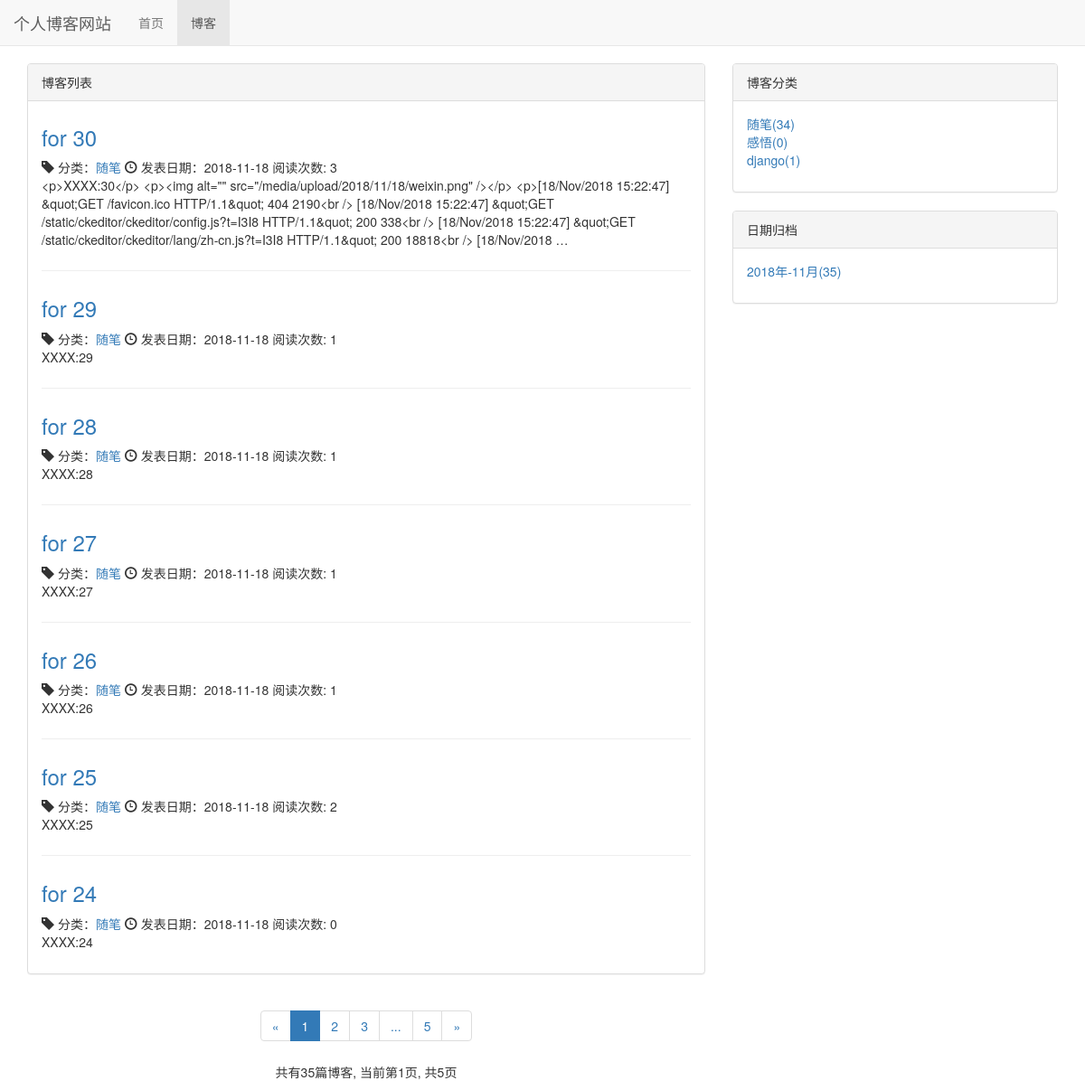
The page /blog/ on the database as committed earlier.
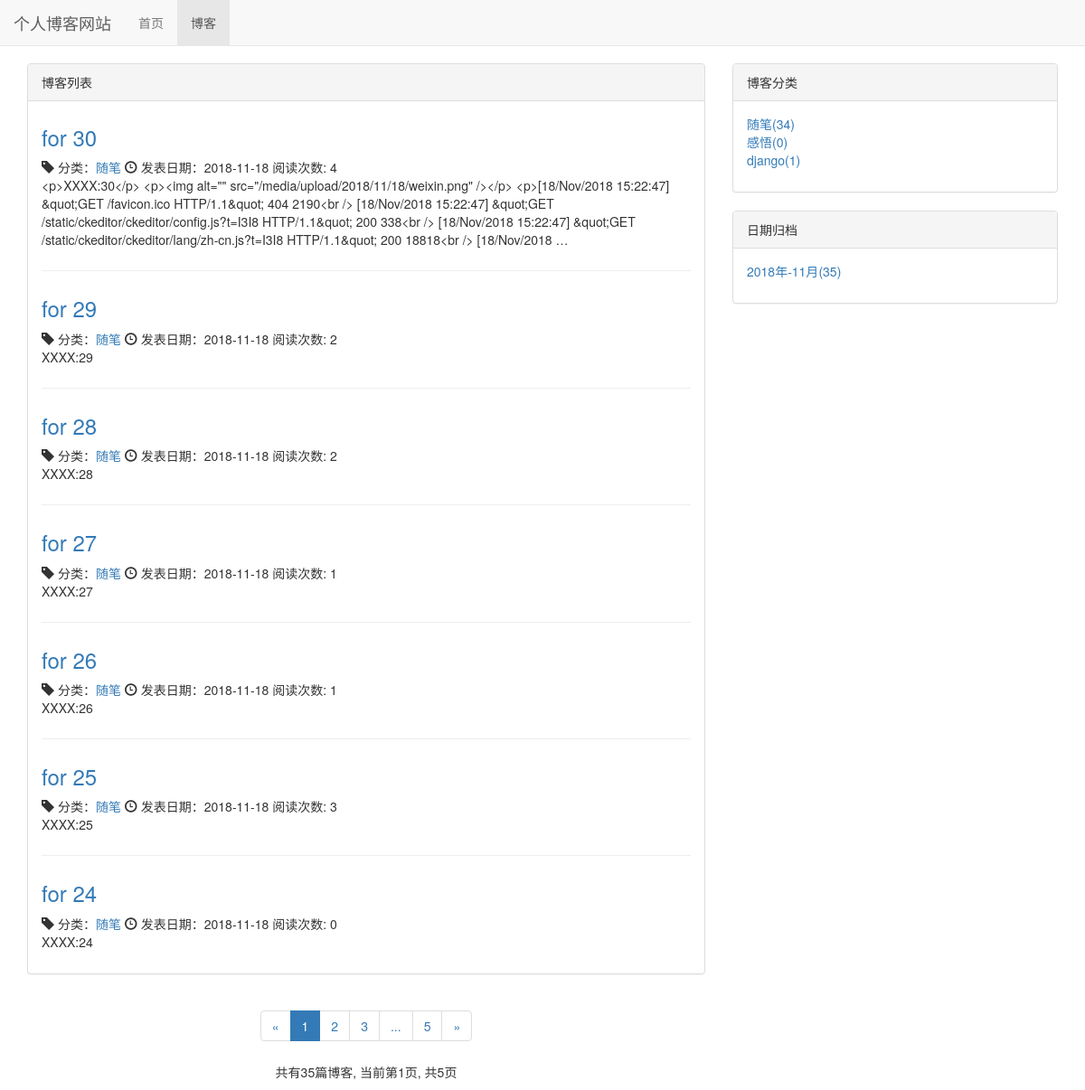
The same page on the database as committed later.
### blog/models.py (models this page shows, shortened)
class Blog(models.Model, ReadNumExpandMethod):
    title = models.CharField(max_length = 50)
    blog_type = models.ForeignKey(BlogType, on_delete=models.DO_NOTHING)
    content = RichTextUploadingField()
    author = models.ForeignKey(User, on_delete=models.DO_NOTHING)
    read_details = GenericRelation(ReadDetail)
    create_time = models.DateTimeField(auto_now_add=True)
    last_updated_time = models.DateTimeField(auto_now=True)
    class Meta:
        ordering = ["-create_time"]

class BlogType(models.Model):
    type_name = models.CharField(max_length=15)
    def __str__(self):
        return self.type_name

### read_statistics/models.py (models this page shows)
class ReadNum(models.Model):
    read_num = models.IntegerField(default=0)
    content_type = models.ForeignKey(ContentType, on_delete=models.DO_NOTHING)
    object_id = models.PositiveIntegerField()
    content_object = GenericForeignKey('content_type', 'object_id')

### blog/views.py (the view)
# urls.py: path('', views.blog_list, name="blog_list"),
def blog_list(request):
    blogs_all_list = Blog.objects.all()
    context = get_blog_list_common_data(request, blogs_all_list)
    return render(request, 'blog/blog_list.html', context)

### read_statistics/models.py (called while the page is built)
    def get_read_num(self):
        try:
            ct = ContentType.objects.get_for_model(self)
            readnum = ReadNum.objects.get(content_type=ct, object_id=self.pk)
            return readnum.read_num
        except exceptions.ObjectDoesNotExist:
            return 0

### blog/templates/blog/blog_list.html (shortened to what the changed rows need)
{% extends 'base.html' %}
{%load staticfiles%}
{% block header_extends%}
    <link rel="stylesheet" href="{% static 'blog/blog.css' %}">
{% endblock %}
{% block content %}
    <div class="container">
        <div class="row">
            <div class="col-xs-12 col-sm-8 col-md-8 col-lg-8">
                <div class="panel panel-default">
                      <div class="panel-body">
                            {% for blog in blogs %}
                                <div class="blog">
                                    <h3><a href="{% url 'blog:blog_detail' blog.pk %}">
                                    {{ blog.title }}
                                    </a></h3>
                                    <p class="blog-info">
                                        <span class="glyphicon glyphicon-tag"></span>
                                        分类：<a href="{% url 'blog:blogs_with_type' blog.blog_type.pk %}">{{blog.blog_type}}</a>
                                        <span class="glyphicon glyphicon-time"></span>
                                        发表日期：{{blog.create_time|date:"Y-m-d"}}
                                        阅读次数: {{blog.get_read_num}}
                                    </p>
                                    <p>{{ blog.content | truncatewords:30 }}</p>
                                </div>
                            {% empty %}
                                <div class="blog">
                                    <p>暂无博客,敬请期待</p>
                                </div>
                            {% endfor %}
                      </div>
                </div>
            </div>
        </div>
    </div>
{% endblock %}

Rows that differ between the two databases and show on the page:
changed through a linked row, Blog "for 30": get_read_num "3" → "4"
changed through a linked row, Blog "for 29": get_read_num "1" → "2"
changed through a linked row, Blog "for 28": get_read_num "1" → "2"
changed through a linked row, Blog "for 25": get_read_num "2" → "3"
